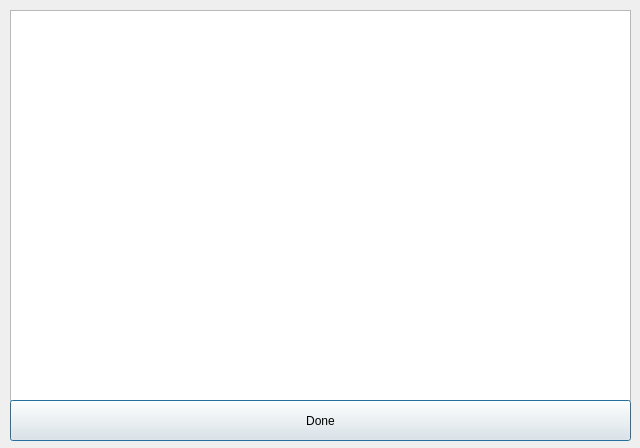
<?xml version="1.0" encoding="UTF-8"?>
<ui version="4.0">
 <class>LectureAddWindow</class>
 <widget class="QDialog" name="LectureAddWindow">
  <property name="geometry">
   <rect>
    <x>0</x>
    <y>0</y>
    <width>640</width>
    <height>448</height>
   </rect>
  </property>
  <property name="windowTitle">
   <string>Dialog</string>
  </property>
  <widget class="QTextEdit" name="textEdit">
   <property name="geometry">
    <rect>
     <x>10</x>
     <y>10</y>
     <width>621</width>
     <height>391</height>
    </rect>
   </property>
  </widget>
  <widget class="QPushButton" name="DoneButton">
   <property name="geometry">
    <rect>
     <x>10</x>
     <y>400</y>
     <width>621</width>
     <height>41</height>
    </rect>
   </property>
   <property name="text">
    <string>Done</string>
   </property>
  </widget>
 </widget>
 <resources/>
 <connections/>
</ui>
